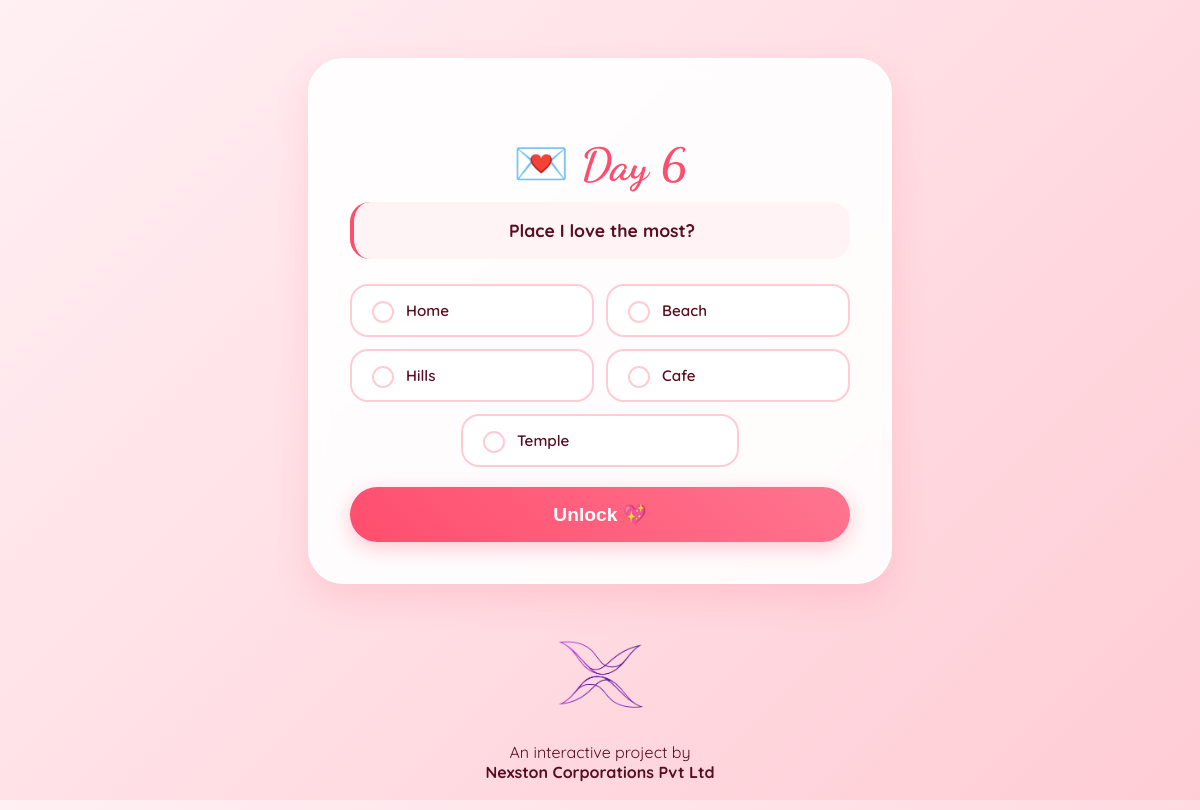
Page /unlock/1/6 on the committed database.
### models.py (models this page shows)
class DayQuestion(db.Model):
    id = db.Column(db.Integer, primary_key=True)
    session_id = db.Column(
        db.Integer,
        db.ForeignKey("valentine_session.id"),
        nullable=False
    )
    day_number = db.Column(db.Integer, nullable=False)
    question = db.Column(db.String(200), nullable=False)
    option_1 = db.Column(db.String(100), nullable=False)
    option_2 = db.Column(db.String(100), nullable=False)
    option_3 = db.Column(db.String(100), nullable=False)
    option_4 = db.Column(db.String(100), nullable=False)
    option_5 = db.Column(db.String(100), nullable=False)
    correct_option = db.Column(db.Integer, nullable=False)  # 1–5
    is_unlocked = db.Column(db.Boolean, default=False)
    unlocked_at = db.Column(db.DateTime)

### app.py (the view, shortened to what this page needs)
@app.route("/unlock/<int:session_id>/<int:day_number>", methods=["GET", "POST"])
def unlock(session_id, day_number):
    session = ValentineSession.query.get_or_404(session_id)
    day = DayQuestion.query.filter_by(
        session_id=session_id,
        day_number=day_number
    ).first_or_404()
    options = [
        day.option_1,
        day.option_2,
        day.option_3,
        day.option_4,
        day.option_5
    ]
    if day.is_unlocked:
        story = load_story(day_number, session.sender_name, session.partner_name)
        return render_template("reveal.html", story=story)
    error = None
    return render_template(
        "unlock.html",
        question=day.question,
        day_number=day_number,
        options=options,
        error=error
    )

### templates/unlock.html (shortened to what this page needs)
<!DOCTYPE html>
<html lang="en">
<head>
</head>
<body>
    <div class="box">
        <h2>💌 Day {{ day_number }}</h2>
        <div class="question-text">
            <strong>{{ question }}</strong>
        </div>
        <form method="post">
            <div class="options-grid">
                {% for option in options %}
                    <label class="option">
                        <input
                            type="radio"
                            name="selected_option"
                            value="{{ loop.index }}"
                            required
                        >
                        {{ option }}
                    </label>
                {% endfor %}
            </div>
            <button type="submit">Unlock 💖</button>
        </form>
    </div>
  <footer class="site-footer">
    <div class="footer-content">
      <img src="/static/logo.png" alt="Nexston Logo" class="footer-logo">
      <p>
        An interactive project by<br>
        <strong>Nexston Corporations Pvt Ltd</strong>
      </p>
    </div>
  </footer>
</body>
</html>

### templates/unlock.html (style rules this page uses)
:root { --primary: #ff4d6d; --secondary: #ff758f; --bg-soft: #fff0f3; --white: #ffffff; --text: #590d22; --accent: #ffccd5; --success: #2ecc71; --error: #e63946; }
body { font-family: 'Quicksand', sans-serif; background: linear-gradient(135deg, #fff0f3 0%, #ffccd5 100%); min-height: 100vh; margin: 0; padding: 20px; display: flex; justify-content: center; align-items: center; color: var(--text); overflow-x: hidden; position: relative; }
.box { background: rgba(255, 255, 255, 0.9); backdrop-filter: blur(10px); max-width: 500px; width: 100%; margin: auto; padding: 40px; border-radius: 35px; box-shadow: 0 15px 35px rgba(255, 77, 109, 0.15); border: 2px solid var(--white); animation: fadeIn 0.8s ease-out; text-align: center; position: relative; z-index: 1; }
h2 { font-family: 'Dancing Script', cursive; font-size: 2.8rem; color: var(--primary); margin-bottom: 10px; text-shadow: 2px 2px 0px rgba(255, 255, 255, 1); }
.question-text { font-size: 1.1rem; line-height: 1.5; margin-bottom: 25px; color: var(--text); background: rgba(255, 77, 109, 0.05); padding: 15px; border-radius: 20px; border-left: 4px solid var(--primary); }
.options-grid { display: grid; grid-template-columns: 1fr 1fr; gap: 12px; margin-bottom: 20px; }
.option { display: flex; align-items: center; text-align: left; padding: 12px 15px; background: var(--white); border: 2px solid var(--accent); border-radius: 18px; cursor: pointer; transition: all 0.3s cubic-bezier(0.175, 0.885, 0.32, 1.275); font-weight: 600; font-size: 0.95rem; position: relative; }
.option:last-child:nth-child(odd) { grid-column: 1 / span 2; justify-self: center; width: calc(50% - 6px); }
.option input[type="radio"] { appearance: none; -webkit-appearance: none; width: 22px; height: 22px; border: 2px solid var(--accent); border-radius: 50%; background: var(--white); cursor: pointer; position: relative; transition: all 0.2s ease; flex-shrink: 0; margin-right: 12px; display: flex; align-items: center; justify-content: center; }
button { background: linear-gradient(45deg, var(--primary), var(--secondary)); color: white; border: none; padding: 16px; width: 100%; font-size: 1.2rem; font-weight: 600; border-radius: 50px; cursor: pointer; transition: all 0.3s cubic-bezier(0.175, 0.885, 0.32, 1.275); box-shadow: 0 6px 20px rgba(255, 77, 109, 0.3); margin-top: 10px; display: flex; justify-content: center; align-items: center; gap: 10px; }
html, body { height: 100%; margin: 0; }
body { display: flex; flex-direction: column; }
.site-footer { background: transparent; border: none; padding: 18px 10px 22px; text-align: center; }
.footer-content { max-width: 600px; margin: auto; }
.footer-logo { height: 72px; max-width: 180px; object-fit: contain; margin-bottom: 10px; opacity: 0.95; transition: transform 0.3s ease, filter 0.3s ease, opacity 0.3s ease; }

### rows in the picture
DayQuestion: question "Place I love the most?", option_1 "Home", option_2 "Beach", option_3 "Hills", option_4 "Cafe", option_5 "Temple"

### other values in the picture
{{ day_number }} "6"
